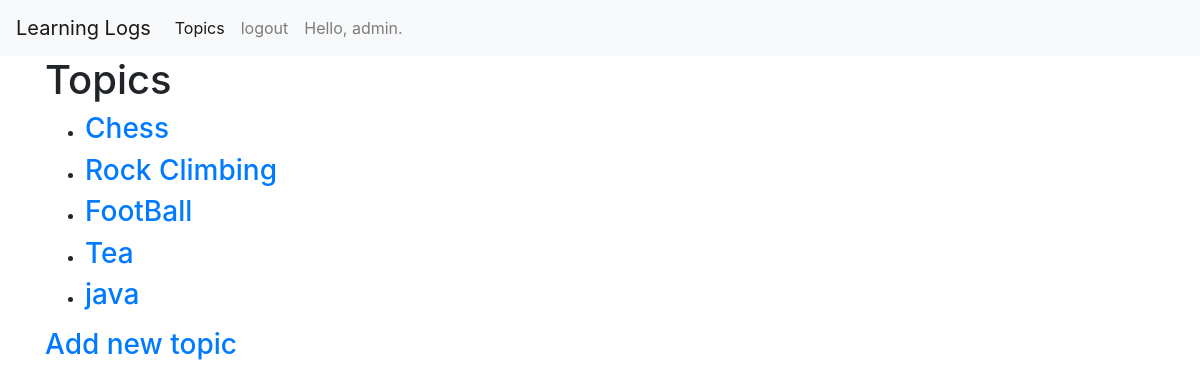
The app's page /topic/ (signed in) with its own data.
### learning_logs/models.py (models this page shows)
class Topic(models.Model):
    text = models.CharField(max_length=200)
    date_added = models.DateTimeField(auto_now_add=True)
    owner = models.ForeignKey(User,on_delete=models.CASCADE)
    def __str__(self):
        return self.text

### learning_logs/views.py (the view)
# urls.py: re_path('^topic/$', views.topics,name='topics'),
@login_required
def topics(request):
    topics = Topic.objects.filter(owner=request.user).order_by('date_added')
    context = { 'topics': topics }
    return render(request, 'learning_logs/topics.html', context)

### learning_logs/templates/learning_logs/topics.html
{% extends 'learning_logs/base.html' %}
{% block header %}
<h1> Topics </h1>
{% endblock header %}
{% block content %}
<ul>
{% for topic in topics  %}
    <li>
        <h3>
            <a href="{% url 'learning_logs:topic' topic.id %}">{{ topic }}</a>
        </h3>
    </li>
    {% empty %}
        <li> No topics have been added yet.</li>
{% endfor %}
</ul>
<h3><a href="{% url 'learning_logs:new_topic' %}">Add new topic</a>
{% endblock content %}

### learning_logs/templates/learning_logs/base.html (shortened to what this page needs)
{% load bootstrap4 %}
<!DOCTYPE html>
<html lang="en">
    <head>
        {% bootstrap_css %}
    </head>
    <body>
        <nav class="navbar navbar-expand-lg navbar-light bg-light">
            <a class="navbar-brand" href="{% url 'learning_logs:index' %}">Learning Logs</a>
            <div class="collapse navbar-collapse" id="navbarSupportedContent">
              <ul class="navbar-nav mr-auto">
                <li class="nav-item active">
                  <a class="nav-link" href="{% url 'learning_logs:topics' %}">Topics <span class="sr-only">(current)</span></a>
                </li>
                {% if user.is_authenticated %}
                <li class="nav-item">
                  <a class="nav-link" href="{% url 'users:logout' %}">logout</a>
                </li>
                <li class="nav-item"><a class="nav-link"> Hello, {{ user.username }}.</a></li>
                {% endif %}
              </ul>
            </div>
          </nav>
        <div class="container">
            <div class="page-header">
                {% block header %}{% endblock header %}
            </div>
            <div>
                {% block content %}{% endblock content %}
            </div>
        </div>
    </body>
</html>

### records on screen
Topic: text "Chess"
Topic: text "Rock Climbing"
Topic: text "FootBall"
Topic: text "Tea"
Topic: text "java"

### other values on screen
{{ user.username }} "admin"
